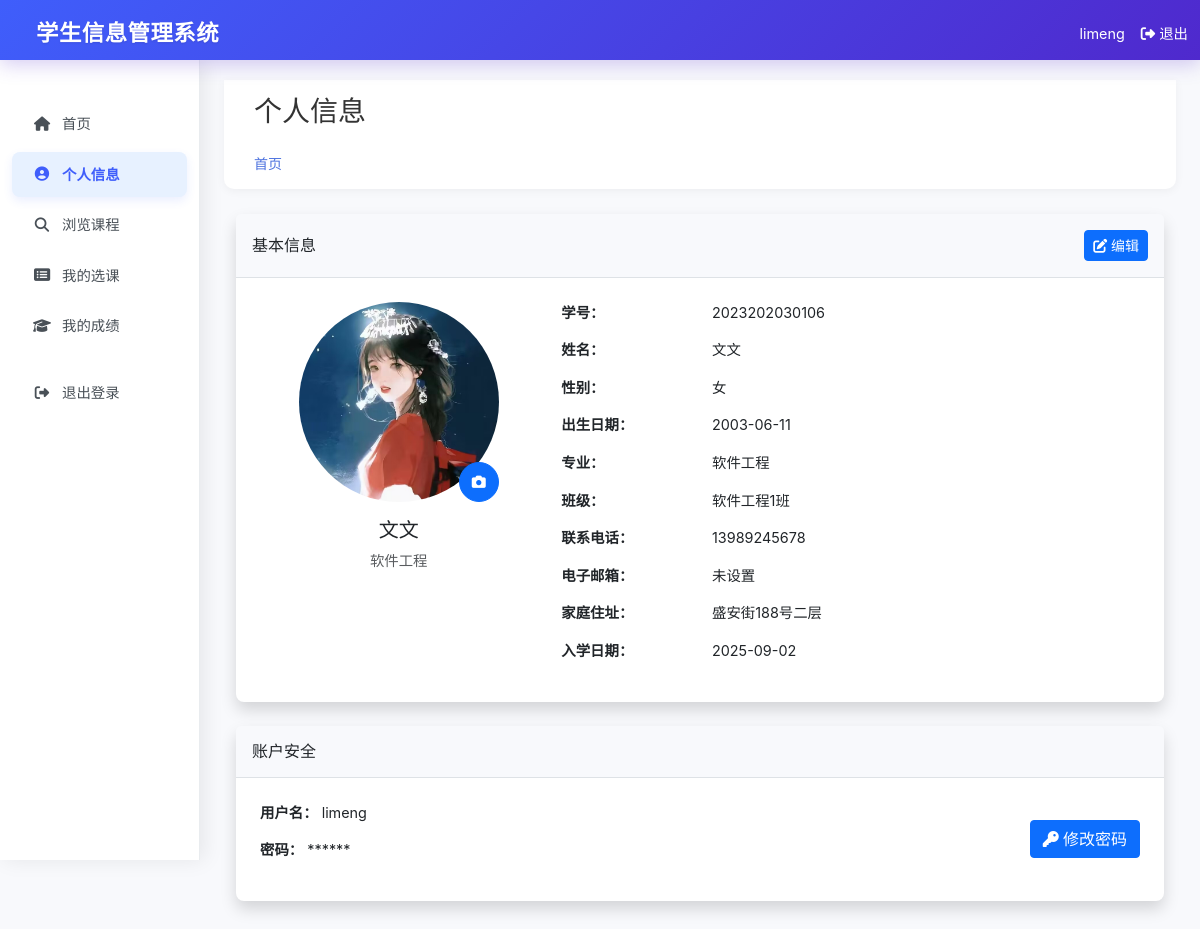
/my_profile (signed in), run on the app's committed database.
### tables this page shows
CREATE TABLE users (
        id INTEGER PRIMARY KEY AUTOINCREMENT,
        username TEXT UNIQUE NOT NULL,
        password TEXT NOT NULL,
        email TEXT UNIQUE NOT NULL,
        role TEXT NOT NULL DEFAULT 'user',
        created_at TIMESTAMP DEFAULT CURRENT_TIMESTAMP
    , name TEXT, student_id TEXT, student_record_id INTEGER);

CREATE TABLE students (
        id INTEGER PRIMARY KEY AUTOINCREMENT,
        student_id TEXT UNIQUE NOT NULL,
        name TEXT NOT NULL,
        gender TEXT NOT NULL,
        birth_date TEXT,
        address TEXT,
        phone TEXT,
        email TEXT,
        major_id INTEGER,
        class_id INTEGER,
        enrollment_date TEXT,
        created_by INTEGER,
        created_at TIMESTAMP DEFAULT CURRENT_TIMESTAMP, avatar TEXT,
        FOREIGN KEY (major_id) REFERENCES majors (id),
        FOREIGN KEY (class_id) REFERENCES classes (id),
        FOREIGN KEY (created_by) REFERENCES users (id)
    );

CREATE TABLE majors (
        id INTEGER PRIMARY KEY AUTOINCREMENT,
        name TEXT UNIQUE NOT NULL,
        description TEXT,
        created_at TIMESTAMP DEFAULT CURRENT_TIMESTAMP
    );

CREATE TABLE classes (
        id INTEGER PRIMARY KEY AUTOINCREMENT,
        name TEXT UNIQUE NOT NULL,
        major_id INTEGER,
        description TEXT,
        created_at TIMESTAMP DEFAULT CURRENT_TIMESTAMP,
        FOREIGN KEY (major_id) REFERENCES majors (id)
    );

### app.py (the view, shortened to what this page needs)
@app.route("/my_profile")
@login_required
def my_profile():
    conn = get_db_connection()
    if session.get("role") == "user":
        user = conn.execute("SELECT * FROM users WHERE username = ?",
                          (session.get("username"),)).fetchone()
        if not user:
            conn.close()
            flash("无法获取用户信息")
            return redirect(url_for("dashboard"))
        if user["student_record_id"]:
            student = conn.execute("""
                SELECT s.*, m.name as major_name, c.name as class_name
                FROM students s
                LEFT JOIN majors m ON s.major_id = m.id
                LEFT JOIN classes c ON s.class_id = c.id
                WHERE s.id = ?
            """, (user["student_record_id"],)).fetchone()
        else:
            student = None
        conn.close()
        return render_template("students/profile.html", student=student)
    else:
        conn.close()
        flash("无法获取学生信息")
        return redirect(url_for("dashboard"))

### app.py (called while the page is built)
def login_required(f):
    @wraps(f)
    def decorated_function(*args, **kwargs):
        if "user_id" not in session:
            return redirect(url_for("login"))
        return f(*args, **kwargs)
    return decorated_function

def get_db_connection():
    conn = sqlite3.connect("student_management.db")
    conn.row_factory = sqlite3.Row
    return conn

### templates/students/profile.html (shortened to what this page needs)
{% extends "student_base.html" %}
{% block header %}
<div class="d-sm-flex align-items-center justify-content-between mb-4">
    <h1 class="h3 mb-0 text-gray-800">个人信息</h1>
</div>
{% endblock %}
{% block content %}
<div class="card shadow mb-4">
    <div class="card-header py-3 d-flex flex-row align-items-center justify-content-between">
        <h6 class="m-0 font-weight-bold">基本信息</h6>
        <a href="{{ url_for('edit_profile') }}" class="btn btn-sm btn-primary">
            <i class="fas fa-edit"></i> 编辑
        </a>
    </div>
    <div class="card-body">
        <div class="row">
            <div class="col-lg-4 text-center mb-4">
                <div class="position-relative d-inline-block">
                    {% if student and student.avatar and student.avatar != '' %}
                    <img src="/{{ student.avatar }}" class="rounded-circle img-fluid clickable-avatar" alt="头像" id="avatarPreview" style="width: 200px; height: 200px; object-fit: cover; cursor: pointer;">
                    {% else %}
                    <img src="https://picsum.photos/seed/default/200/200.jpg" class="rounded-circle img-fluid clickable-avatar" alt="头像" id="avatarPreview" style="width: 200px; height: 200px; object-fit: cover; cursor: pointer;">
                    {% endif %}
                    <div class="position-absolute bottom-0 end-0">
                        <label for="avatar" class="btn btn-sm btn-primary rounded-circle" style="width: 40px; height: 40px; padding: 0; display: flex; align-items: center; justify-content: center;">
                            <i class="fas fa-camera"></i>
                        </label>
                    </div>
                </div>
                <h5 class="mt-3">{{ student.name if student else '未知' }}</h5>
                <p class="text-muted">{{ student.major_name if student else '未分配专业' }}</p>
            </div>
            <div class="col-lg-8">
                <div class="row mb-3">
                    <div class="col-sm-3"><strong>学号：</strong></div>
                    <div class="col-sm-9">{{ student.student_id if student else '未知' }}</div>
                </div>
                <div class="row mb-3">
                    <div class="col-sm-3"><strong>姓名：</strong></div>
                    <div class="col-sm-9">{{ student.name if student else '未知' }}</div>
                </div>
                <div class="row mb-3">
                    <div class="col-sm-3"><strong>性别：</strong></div>
                    <div class="col-sm-9">{{ student.gender if student else '未知' }}</div>
                </div>
                <div class="row mb-3">
                    <div class="col-sm-3"><strong>出生日期：</strong></div>
                    <div class="col-sm-9">{{ student.birth_date or '未设置' }}</div>
                </div>
                <div class="row mb-3">
                    <div class="col-sm-3"><strong>专业：</strong></div>
                    <div class="col-sm-9">{{ student.major_name or '未分配' }}</div>
                </div>
                <div class="row mb-3">
                    <div class="col-sm-3"><strong>班级：</strong></div>
                    <div class="col-sm-9">{{ student.class_name or '未分配' }}</div>
                </div>
                <div class="row mb-3">
                    <div class="col-sm-3"><strong>联系电话：</strong></div>
                    <div class="col-sm-9">{{ student.phone or '未设置' }}</div>
                </div>
                <div class="row mb-3">
                    <div class="col-sm-3"><strong>电子邮箱：</strong></div>
                    <div class="col-sm-9">{{ student.email or '未设置' }}</div>
                </div>
                <div class="row mb-3">
                    <div class="col-sm-3"><strong>家庭住址：</strong></div>
                    <div class="col-sm-9">{{ student.address or '未设置' }}</div>
                </div>
                <div class="row mb-3">
                    <div class="col-sm-3"><strong>入学日期：</strong></div>
                    <div class="col-sm-9">{{ student.enrollment_date or '未设置' }}</div>
                </div>
            </div>
        </div>
    </div>
</div>
<div class="card shadow mb-4">
    <div class="card-header py-3">
        <h6 class="m-0 font-weight-bold">账户安全</h6>
    </div>
    <div class="card-body">
        <div class="row">
            <div class="col-md-6">
                <p><strong>用户名：</strong> {{ session.username }}</p>
                <p><strong>密码：</strong> ******</p>
            </div>
            <div class="col-md-6 d-flex justify-content-end align-items-center">
                <button class="btn btn-primary" data-bs-toggle="modal" data-bs-target="#changePasswordModal">
                    <i class="fas fa-key"></i> 修改密码
                </button>
            </div>
        </div>
    </div>
</div>
{% endblock %}

### templates/student_base.html (shortened to what this page needs)
<!DOCTYPE html>
<html lang="zh-CN">
<head>
    <link href="https://cdn.jsdelivr.net/npm/bootstrap@5.3.0/dist/css/bootstrap.min.css" rel="stylesheet">
    <link rel="stylesheet" href="https://cdnjs.cloudflare.com/ajax/libs/font-awesome/6.4.0/css/all.min.css">
</head>
<body>
    <nav class="navbar navbar-dark fixed-top system-header">
        <div class="container-fluid">
            <span class="navbar-brand mb-0 h1 ms-4">学生信息管理系统</span>
            <div class="d-flex">
                <span class="text-white me-3">{{ session.username }}</span>
                <a href="{{ url_for('logout') }}" class="text-white text-decoration-none">
                    <i class="fas fa-sign-out-alt"></i> 退出
                </a>
            </div>
        </div>
    </nav>
    <div class="container-fluid" style="padding-top: 60px;">
        <div class="row">
            <nav class="col-md-3 col-lg-2 d-md-block sidebar collapse">
                <div class="position-sticky pt-3">
                    <div class="nav-section">
                        <ul class="nav flex-column">
                            <li class="nav-item">
                                <a class="nav-link {% if request.endpoint in ['dashboard', 'students_dashboard'] %}active{% endif %}" href="{{ url_for('students_dashboard') }}">
                                    <i class="fas fa-home"></i>
                                    首页
                                </a>
                            </li>
                        </ul>
                    </div>
                    <div class="nav-section">
                        <ul class="nav flex-column">
                            <li class="nav-item">
                                <a class="nav-link {% if request.endpoint == 'my_profile' %}active{% endif %}" href="{{ url_for('my_profile') }}">
                                    <i class="fas fa-user-circle"></i>
                                    个人信息
                                </a>
                            </li>
                            <li class="nav-item">
                                <a class="nav-link {% if request.endpoint == 'browse_courses' %}active{% endif %}" href="{{ url_for('browse_courses') }}">
                                    <i class="fas fa-search"></i>
                                    浏览课程
                                </a>
                            </li>
                            <li class="nav-item">
                                <a class="nav-link {% if request.endpoint == 'my_selections' %}active{% endif %}" href="{{ url_for('my_selections') }}">
                                    <i class="fas fa-list-alt"></i>
                                    我的选课
                                </a>
                            </li>
                            <li class="nav-item">
                                <a class="nav-link {% if request.endpoint == 'my_grades' %}active{% endif %}" href="{{ url_for('my_grades') }}">
                                    <i class="fas fa-graduation-cap"></i>
                                    我的成绩
                                </a>
                            </li>
                        </ul>
                    </div>
                    <div class="nav-section">
                        <ul class="nav flex-column">
                            <li class="nav-item">
                                <a class="nav-link logout-link" href="{{ url_for('logout') }}">
                                    <i class="fas fa-sign-out-alt"></i>
                                    退出登录
                                </a>
                            </li>
                        </ul>
                    </div>
                </div>
            </nav>
            <main class="col-md-9 ms-sm-auto col-lg-10 px-md-4 content" style="margin-left: 250px; padding-top: 20px;">
                <div class="top-header">
                    <div>
                        <h1 class="page-title">{% block header %}{% endblock %}</h1>
                        <div class="breadcrumb-container mt-1">
                            <a href="{{ url_for('students_dashboard') }}">首页</a>
                        </div>
                    </div>
                </div>
                <div class="container-fluid">
                    {% block content %}{% endblock %}
                </div>
            </main>
        </div>
    </div>
</body>
</html>

### templates/student_base.html (style rules this page uses)
:root { --sidebar-width: 250px; --sidebar-bg-color: #4e73df; --sidebar-text-color: #fff; --sidebar-active-color: #2e59d9; --sidebar-hover-color: rgba(255, 255, 255, 0.15); --header-height: 60px; }
body { font-family: 'Nunito', -apple-system, BlinkMacSystemFont, 'Segoe UI', Roboto, 'Helvetica Neue', Arial, sans-serif; font-size: 0.9rem; color: #5a5c69; background-color: #f8f9fc; min-height: 100vh; }
.system-header { background: linear-gradient(135deg, #3f5efb 0%, #4f29cd 100%); box-shadow: 0 4px 20px rgba(79, 41, 205, 0.25); padding: 15px 0; z-index: 1002; height: 60px; }
.system-header .navbar-brand { font-weight: 700; font-size: 1.4rem; color: white !important; text-shadow: 0 1px 2px rgba(0, 0, 0, 0.1); letter-spacing: 0.5px; }
.sidebar { height: 100vh; background-color: white; padding-top: 25px; box-shadow: 4px 0 20px rgba(0, 0, 0, 0.08); position: fixed; top: 60px; left: 0; z-index: 1000; overflow-y: auto; border-right: 1px solid #e9ecef; }
.sidebar .nav-link { color: #495057; padding: 12px 20px; border-radius: 8px; margin-bottom: 5px; transition: all 0.2s ease; display: flex; align-items: center; }
.sidebar .nav-link i { margin-right: 10px; width: 20px; text-align: center; }
.sidebar .nav-link.active { background-color: #e7f1ff; color: #3f5efb; font-weight: 600; box-shadow: 0 4px 10px rgba(63, 94, 251, 0.1); }
.sidebar .nav-link.active i { color: #3f5efb; opacity: 1; display: inline-block; margin-right: 10px; width: 20px; text-align: center; }
.content { padding: 20px; }
.top-header { background: white; box-shadow: 0 2px 10px rgba(0, 0, 0, 0.05); padding: 15px 30px; margin-bottom: 25px; border-radius: 0 0 10px 10px; display: flex; justify-content: space-between; align-items: center; }
.page-title { font-size: 24px; font-weight: 600; color: #333; margin: 0; }
.breadcrumb-container { font-size: 14px; color: #666; }
.breadcrumb-container a { color: #4e73df; text-decoration: none; }
.card { border: none; border-radius: 0.5rem; box-shadow: 0 0.15rem 1.75rem 0 rgba(58, 59, 69, 0.15); }
.card-header { background-color: #f8f9fc; border-bottom: 1px solid #dee2e6; padding: 1rem; }
.card-body { padding: 1.5rem; }
.btn { border-radius: 0.25rem; font-weight: 500; transition: all 0.3s ease; }

### data on the page
users: username "limeng"
students: avatar (picture), name "文文", student "2023202030106", gender "女", birth_date "2003-06-11", phone "13989245678", email "未设置", address "盛安街188号二层", enrollment_date "2025-09-02"
majors: name "软件工程"
classes: name "软件工程1班"
